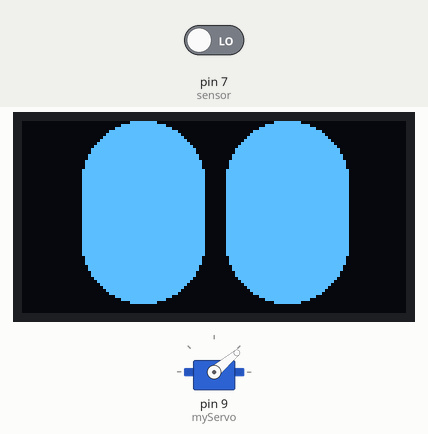
Simulated run of this sketch. Board: Arduino Uno, built with avr-gcc and run on an emulated ATmega328P. On the bench: 128×64 one-colour display, servo. The inputs (shaded band) are chosen by the test bench; at power-on: pin 7 (sensor) LOW. What the sketch prints to the serial monitor is not drawn.

Above: at 1.2 s.
1.3 s: pin 7 (sensor) driven HIGH
At 1.79 s:
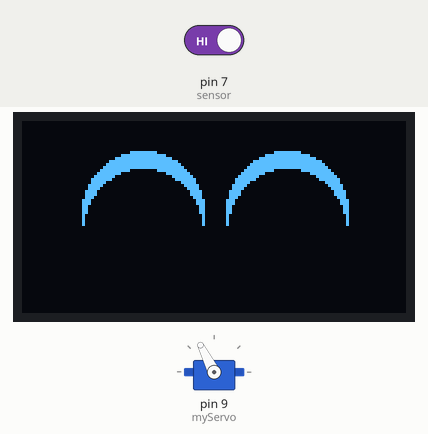
At 2.39 s:
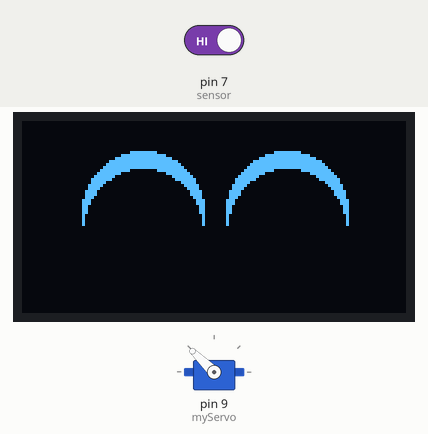
3.7 s: pin 7 (sensor) driven LOW
At 5.9 s:
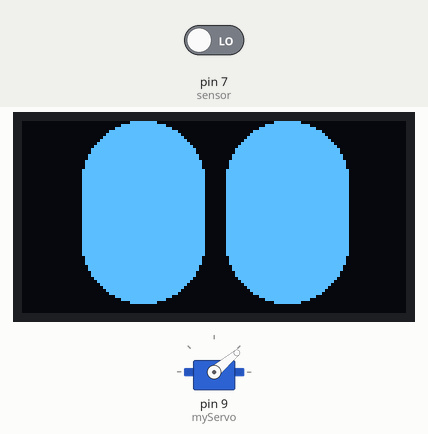
Timing chart, 0 to 7.4 s (numbered marks = the images above; inputs shaded):
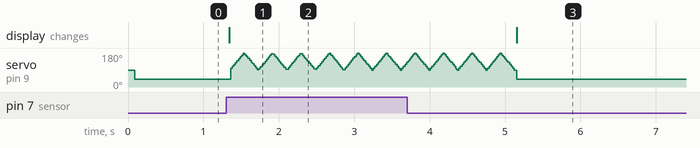

Measured:
- after the input at 3.7 s, the display: changes after 1.5 s (image 3)

The sketch:

Mini_Marvin.ino
```cpp
#include <Wire.h>
#include <Adafruit_GFX.h>
#include <Adafruit_SSD1306.h>
#include <Servo.h>

#define SCREEN_WIDTH 128 // OLED display width, in pixels
#define SCREEN_HEIGHT 64 // OLED display height, in pixels

// Declaration for an SSD1306 display connected to I2C (SCL, SDA pins)
Adafruit_SSD1306 display(SCREEN_WIDTH, SCREEN_HEIGHT, &Wire);

const int sensor = 7;
Servo myServo;
int pos = 0;

void setup() {
    // SSD1306_SWITCHCAPVCC = generate display voltage from 3.3V internally
  if(!display.begin(SSD1306_SWITCHCAPVCC, 0x3C)) { // Address 0x3C for 128x64
    Serial.println(F("SSD1306 allocation failed"));
    for(;;); // Don't proceed, loop forever
  }

  display.clearDisplay();
  Serial.begin(9600);
  myServo.attach(9);
  pinMode(sensor, INPUT);
  drawEyes();
  display.display();
}

void drawEyes() {
  // Left Eye
  display.clearDisplay();
  display.fillCircle(40, 20, 20, WHITE); // x, y, radius, color
  display.fillCircle(40, 40, 20, WHITE); // x, y, radius, color
  display.fillRect(20, 20, 41, 20, WHITE); // x, y, largura, altura

  // Right Eye
  display.fillCircle(88, 20, 20, WHITE); // x, y, radius, color
  display.fillCircle(88, 40, 20, WHITE); // x, y, radius, color
  display.fillRect(68, 20, 41, 20, WHITE); // x, y, largura, altura
  display.display();
}

void drawEyesWave() {
  // Left Eye
  display.clearDisplay();
  display.fillCircle(40, 30, 20, WHITE); // x, y, radius, color
  display.fillCircle(40, 35, 19, BLACK); // x, y, radius, color

  // Right Eye
  display.fillCircle(88, 30, 20, WHITE); // x, y, radius, color
  display.fillCircle(88, 35, 19, BLACK); // x, y, radius, color
  display.display();
}

void loop() {
  myServo.write(40);
  int c = 0;
  if (digitalRead(sensor) == HIGH)
  {
    drawEyesWave();
    while (c < 10)
    {
      for (pos = 90; pos <= 180; pos += 1) { // goes from 0 degrees to 180 degrees
        myServo.write(pos);              // tell servo to go to position in variable 'pos'
        delay(2);                      // waits 15ms for the servo to reach the position
      }
      for (pos = 180; pos >= 90; pos -= 1) { // goes from 180 degrees back to 0 degrees
        myServo.write(pos);              // tell servo to go to position in variable 'pos'
        delay(2);                       // waits 15ms for the servo to reach the position
      }
      c++;
      Serial.print(c);
      Serial.print("\n");
    }
    //myServo.write(40);
  }
  drawEyes();
}
```
